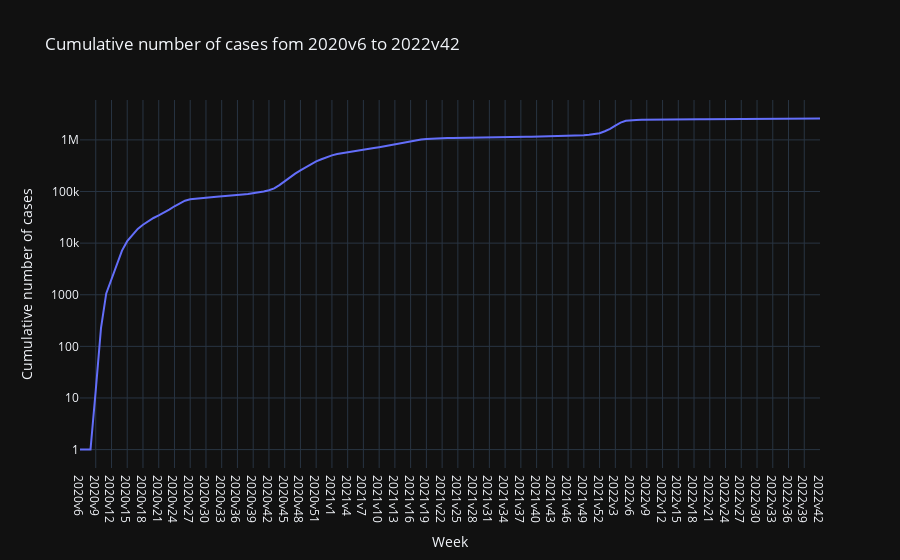

This figure's notebook cell:
### Code cell
fig = px.line(
    df,
    x='Vecka',
    y='Kum_antal_fall',
    template='plotly_dark',
    labels=dict(Vecka="Week", Kum_antal_fall='Cumulative number of cases'),
    title='Cumulative number of cases fom 2020v6 to 2022v42'
)
fig.update_yaxes(type='log')  # Set y-axis scale to logarithmic 
fig.write_html("Visualizations/cumulative_number_of_cases_2020_to_2022.html")
fig.show()

### Figure 1 — Plotly figure (JSON) as saved in the notebook; plotly's stock layout.template omitted (floating-point values rounded to 4 significant figures; data arrays with more than 128 entries replaced by an {"elided": "..."} marker saying what was removed)
{"data": [{"hovertemplate": "Week=%{x}<br>Cumulative number of cases=%{y}<extra></extra>", "legendgroup": "", "line": {"color": "#636efa", "dash": "solid"}, "marker": {"symbol": "circle"}, "mode": "lines", "name": "", "orientation": "v", "showlegend": false, "type": "scatter", "x": {"elided": "142 str values"}, "xaxis": "x", "y": {"elided": "142 int values"}, "yaxis": "y"}], "layout": {"legend": {"tracegroupgap": 0}, "title": {"text": "Cumulative number of cases fom 2020v6 to 2022v42"}, "xaxis": {"anchor": "y", "domain": [0, 1], "title": {"text": "Week"}}, "yaxis": {"anchor": "x", "domain": [0, 1], "title": {"text": "Cumulative number of cases"}, "type": "log"}}}
